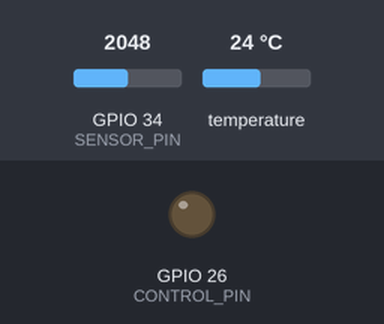
Bench run of a sketch on a simulated ESP32. On the bench: output pins drawn as LEDs (lit = HIGH). The inputs (shaded band) are chosen by the test bench; at power-on: GPIO 34 (SENSOR_PIN) = 2048, temperature 24 °C. WiFi joins after 1.5 s; servers stay silent unless stated; what the sketch prints to the serial monitor is not drawn.

Above: at 3.0 s.
3.1 s: GPIO 34 (SENSOR_PIN) set to 3214
At 4.6 s:
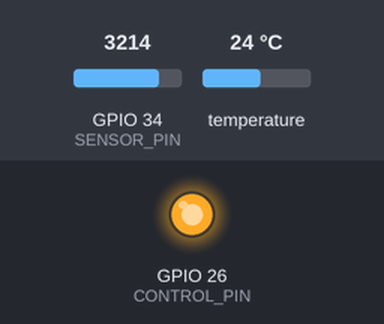
5.0 s: GPIO 34 (SENSOR_PIN) set to 3326
Timing chart, 0 to 8.0 s (numbered marks = the images above; inputs shaded):
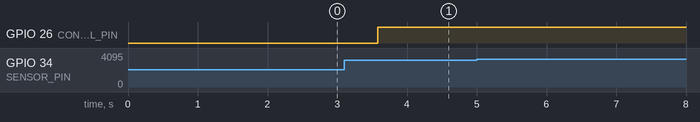

Measured:
- after the input at 5.0 s, every drawn part: stays the same

The sketch:

ver4.ino
```cpp
#define BLYNK_TEMPLATE_ID "TMPL6gw-MsB4g"
#define BLYNK_TEMPLATE_NAME "Becathongminh"
#define BLYNK_AUTH_TOKEN "rmVngQfsyQAL1amLF4zKjPWjAbCWDMEH"

#include <WiFi.h>
#include <BlynkSimpleEsp32.h>
#include <OneWire.h>
#include <DallasTemperature.h>

char ssid[] = "88888888";
char pass[] = "tamcontam";

#define ONE_WIRE_BUS 32         // Chân kết nối DS18B20
#define SENSOR_PIN 34          // Chân analog đọc tín hiệu từ cảm biến mức chất lỏng
#define CONTROL_PIN 26         // Chân GPIO điều khiển thiết bị
#define SAMPLING_INTERVAL 1000 // Lấy mẫu mỗi giây

#define MOISTURE_LOW 80        // Ngưỡng độ ẩm thấp
#define MOISTURE_HIGH 100      // Ngưỡng độ ẩm cao

OneWire oneWire(ONE_WIRE_BUS);
DallasTemperature sensors(&oneWire);
BlynkTimer timer;

void sendTemperature() {
    sensors.requestTemperatures();
    float tempC = sensors.getTempCByIndex(0);
    Blynk.virtualWrite(V0, tempC);  // Gửi dữ liệu nhiệt độ lên Blynk (V0)
    Serial.print("Temperature: ");
    Serial.print(tempC);
    Serial.println("°C");
}

void sendLiquidLevel() {
    int rawValue = analogRead(SENSOR_PIN);
    float percentage = map(rawValue, 0, 4095, 0, 100);
    percentage = constrain(percentage, 0, 100);

    Blynk.virtualWrite(V2, percentage);  // Gửi dữ liệu mức chất lỏng lên Blynk (V2)
    Serial.print(" | Liquid Level: ");
    Serial.print(percentage, 1);
    Serial.println("%");

    if (percentage < MOISTURE_LOW) {
        digitalWrite(CONTROL_PIN, HIGH); // Bật thiết bị khi độ ẩm
        Serial.println("Thiết bị đã được BẬT do độ ẩm thấp.");
    } else if (percentage >= MOISTURE_HIGH) {
        digitalWrite(CONTROL_PIN, LOW); //
        Serial.println("Thiết bị đã được TẮT do độ ẩm cao.");
    }
}

void setup() {
    Serial.begin(115200);
    Blynk.begin(BLYNK_AUTH_TOKEN, ssid, pass);
    sensors.begin();
    pinMode(CONTROL_PIN, OUTPUT);
    digitalWrite(CONTROL_PIN, LOW); // Khởi tạo trạng thái tắt
    timer.setInterval(1000L, sendTemperature);     // Gửi nhiệt độ mỗi giây
    timer.setInterval(SAMPLING_INTERVAL, sendLiquidLevel); // Gửi mức chất lỏng mỗi giây
}

void loop() {
    Blynk.run();
    timer.run();
}
```
